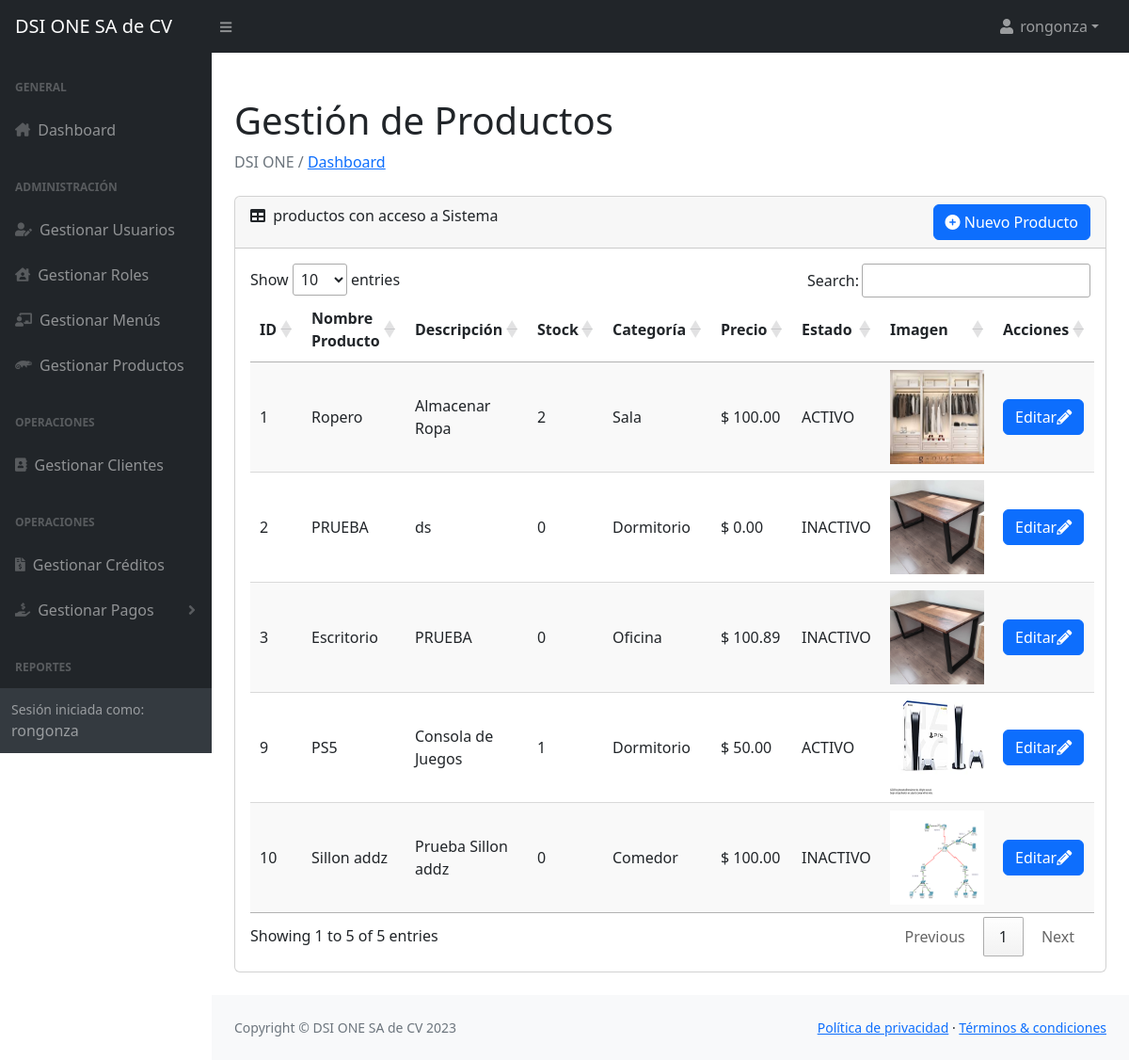
Screenshot of /Vista/gestion_productos.php (signed in) with the database file from the repository.
### tables this page shows
CREATE TABLE `productos_dsi` (
  `id_pd` int(4) NOT NULL,
  `nombre_pd` varchar(30) NOT NULL,
  `descripcion_pd` varchar(50) NOT NULL,
  `stock_pd` int(4) NOT NULL,
  `categoria_pd` varchar(10) NOT NULL,
  `precio_pd` decimal(8,2) DEFAULT NULL,
  `estado_pd` enum('ACTIVO','INACTIVO') NOT NULL DEFAULT 'ACTIVO',
  `imagen` varchar(250) DEFAULT NULL
);

### Vista/gestion_productos.php (the view, shortened to what this page needs)
<?php include '../Controlador/sesion.php';
?>
<head>
    <?php include '../Modelo/o_head.php'; ?>
</head>
<body class="sb-nav-fixed">
    <?php include '../Modelo/o_menu.php'; ?>
    <div id="layoutSidenav_content">
        <main>
            <div class="container-fluid px-4">
                <h1 class="mt-4">Gestión de Productos</h1>
                <ol class="breadcrumb mb-4">
                    <li class="breadcrumb-item active"> DSI ONE / <a href="../Vista/home.php"> Dashboard </a></li>
                </ol>
                <div class="card mb-4">
                    <div class="card-header">
                        <i class="fas fa-table me-1"></i>
                        productos con acceso a Sistema
                        <div style="float: right;">
                            <button class="btn btn-primary" data-bs-toggle="modal" data-bs-target="#addProductoModal"><i class="fa-solid fa-circle-plus"></i> Nuevo Producto</button>
                        </div>
                    </div>
                    <div class="card-body">
                        <table id="datatablesSimple" class="display">
                            <thead>
                                <tr>
                                    <th>ID</th>
                                    <th>Nombre Producto</th>
                                    <th>Descripción</th>
                                    <th>Stock</th>
                                    <th>Categoría</th>
                                    <th>Precio</th>
                                    <th>Estado</th>
                                    <th>Imagen</th>
                                    <th>Acciones</th>
                                </tr>
                            </thead>
                            <tbody>
                                <?php
                                $query = "SELECT * FROM productos_dsi";
                                $result = $conn->query($query);
                                if ($result->num_rows > 0) {
                                    while ($row = $result->fetch_assoc()) {
                                        echo "<tr>";
                                        echo "<td>" . $row['id_pd'] . "</td>";
                                        echo "<td>" . $row['nombre_pd'] . "</td>";
                                        echo "<td>" . $row['descripcion_pd'] . "</td>";
                                        echo "<td>" . $row['stock_pd'] . "</td>";
                                        echo "<td>" . $row['categoria_pd'] . "</td>";
                                        echo "<td> $ " . $row['precio_pd'] . "</td>";
                                        echo "<td>" . $row['estado_pd'] . "</td>";
                                        echo '<td><img src="' . $row['imagen'] . '" alt="Imagen del producto" style="width: 100px; height: 100px;"></td>';
                                        echo '<td>
                                                <button class="btn btn-primary" onclick="cargarDatosProducto(' . $row['id_pd'] . ')" data-bs-toggle="modal" data-bs-target="#editProductoModal">Editar<i class="fas fa-pencil-alt" style="color: white;"></i></button>
                                            </td>';
                                        echo "</tr>";
                                    }
                                } else {
                                    echo "<tr><td colspan='9'>No se encontraron registros en la tabla productos.</td></tr>";
                                }
                                ?>
                            </tbody>
                        </table>
                    </div>
                </div>
            </div>
        </main>
        <?php include '../Modelo/o_scrips_generales.php'; ?>
</body>
</html>

### rows the page displays
productos_dsi: id_pd "1", nombre_pd "Ropero", descripcion_pd "Almacenar Ropa", stock_pd "2", categoria_pd "Sala", precio_pd "100.00", estado_pd "ACTIVO", imagen (picture)
productos_dsi: id_pd "2", nombre_pd "PRUEBA", descripcion_pd "ds", stock_pd "0", categoria_pd "Dormitorio", precio_pd "0.00", estado_pd "INACTIVO", imagen (picture)
productos_dsi: id_pd "3", nombre_pd "Escritorio", descripcion_pd "PRUEBA", stock_pd "0", categoria_pd "Oficina", precio_pd "100.89", estado_pd "INACTIVO", imagen (picture)
productos_dsi: id_pd "9", nombre_pd "PS5", descripcion_pd "Consola de Juegos", stock_pd "1", categoria_pd "Dormitorio", precio_pd "50.00", estado_pd "ACTIVO", imagen (picture)
productos_dsi: id_pd "10", nombre_pd "Sillon addz", descripcion_pd "Prueba Sillon addz", stock_pd "0", categoria_pd "Comedor", precio_pd "100.00", estado_pd "INACTIVO", imagen (picture)

### other values shown
$_SESSION['username'] "rongonza"
